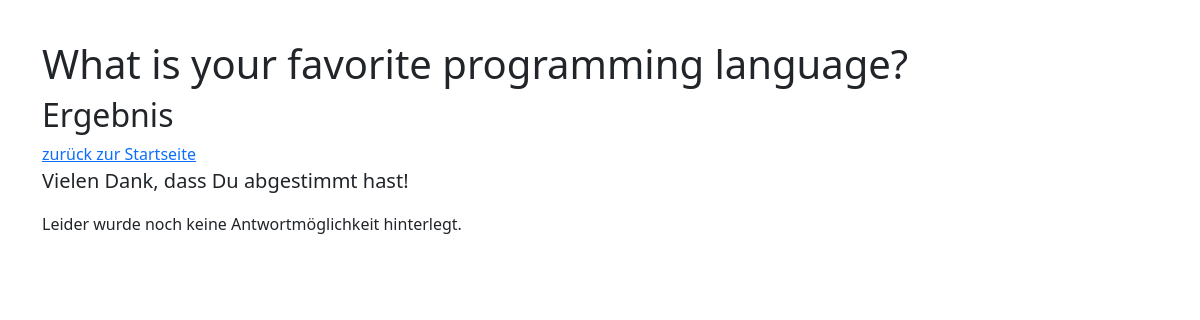
The app's page /poll/favorite_language/results/, older data.
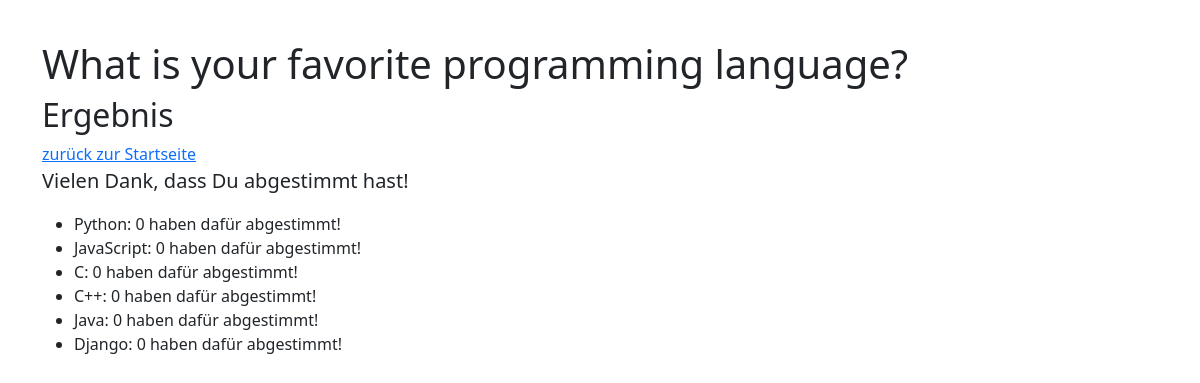
The same page, newer data.
### polls/models.py (models this page shows, shortened)
class Poll(models.Model):
    name = models.CharField(max_length=256)
    slug = models.SlugField(unique=True)

class Choice(models.Model):
    poll = models.ForeignKey(to='Poll', on_delete=models.CASCADE)
    name = models.CharField(max_length=256)
    votes = models.IntegerField(default=0)
    notes = models.TextField(null=True, blank=True)

### polls/views.py (the view)
# urls.py: path('poll/<str:slug>/results/', ResultsDetailView.as_view(), name='results'),
class ResultsDetailView(generic.DetailView):
    model = Poll
    template_name = 'polls/results.html'
    def get_context_data(self, **kwargs):
        context = super().get_context_data(**kwargs)
        user_can_see_results = False
        if 'voted_polls' in self.request.session:
            if type(self.request.session['voted_polls']) == list:
                if context['object'].id in self.request.session['voted_polls']:
                    user_can_see_results = True
        context['access'] = user_can_see_results
        return context

### polls/templates/polls/results.html
{% extends 'polls/base.html' %}
{% block content %}
{% if object %}
<h1>{{ object.name }}</h1>
<h2>Ergebnis</h2>
<a href="{% url 'polls:index' %}">zur&uuml;ck zur Startseite</a>
{% if access or not umfrage.is_active %}
<p class="lead">
  Vielen Dank, dass Du abgestimmt hast!
</p>
{% if object.choice_set.all %}
<ul>
  {% for choice in object.choice_set.all %}
  <li>{{choice.name}}: {{ choice.votes }} haben daf&uuml;r abgestimmt!</li>
  {% endfor %}
</ul>
{% else %}
<p>Leider wurde noch keine Antwortm&ouml;glichkeit hinterlegt.</p>
{% endif %}
{% else %}
<h3>Fehler: Umfrageergebnisse k&ouml;nnen nur angesehen werden,
  wenn vorher abgestimmt wurde!</h3>
{% endif %}
{% else %}
<h1>Es kann keine Umfrage ausgegeben werden</h1>
{% endif %}
{% endblock %}

### polls/templates/polls/base.html (shortened to what this page needs)
<!DOCTYPE html>
<html>
    <head>
        <link href="https://cdn.jsdelivr.net/npm/bootstrap@5.1.3/dist/css/bootstrap.min.css" rel="stylesheet">
    </head>
    <body>
        <div class="container weiterrunter">
        {% block content %}
        {% endblock %}
        </div>
</body>
</html>

### polls/templates/polls/base.html (style rules this page uses)
div.weiterrunter { margin-top: 40px; }

Row changes from the older to the newer data that the page shows:
added Choice: name "Python", votes "0"
added Choice: name "JavaScript", votes "0"
added Choice: name "C", votes "0"
added Choice: name "C++", votes "0"
added Choice: name "Java", votes "0"
added Choice: name "Django", votes "0"
Text that changed along with them:
text no longer shown: "Leider wurde noch keine Antwortmöglichkeit hinterlegt."
